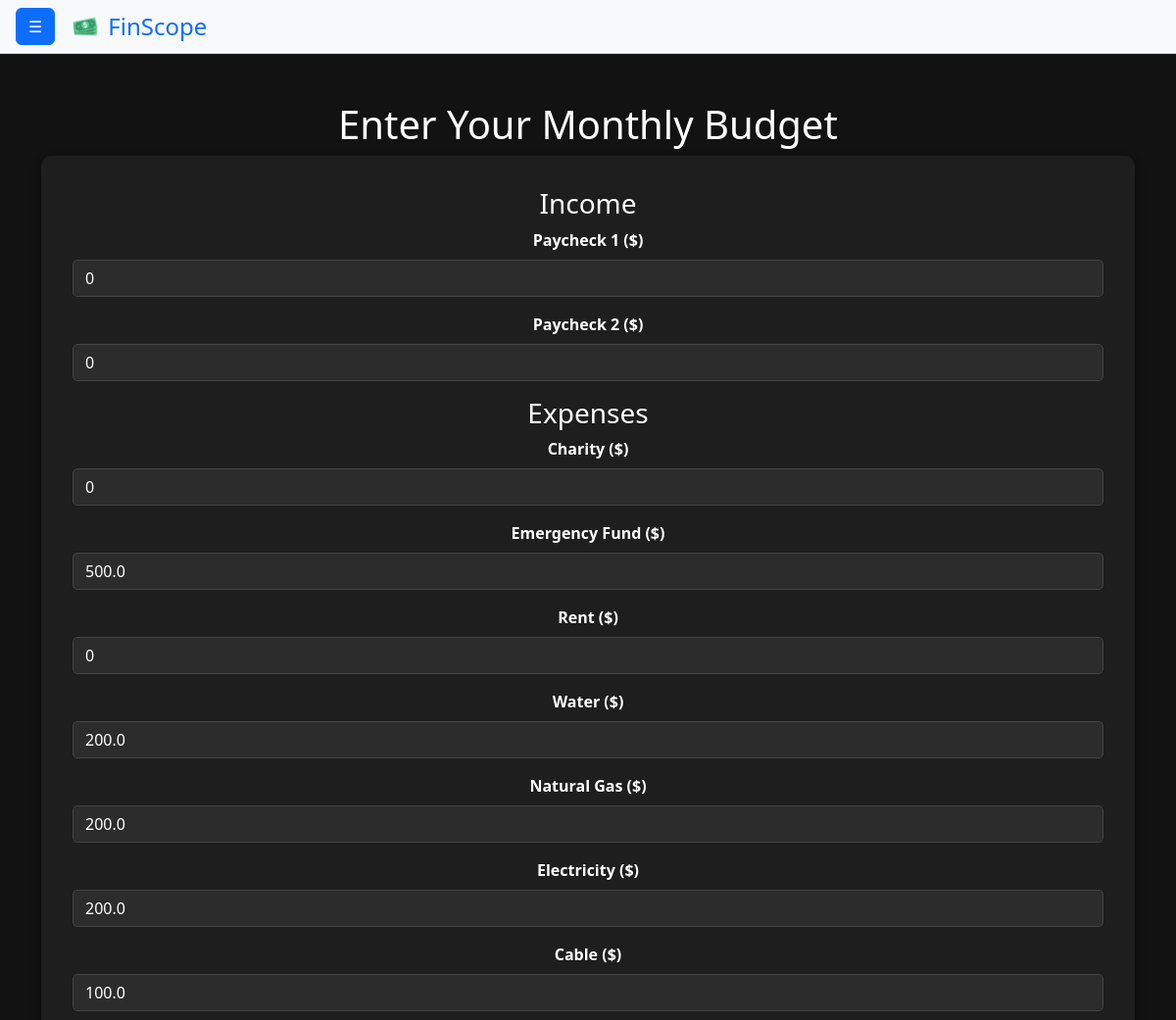
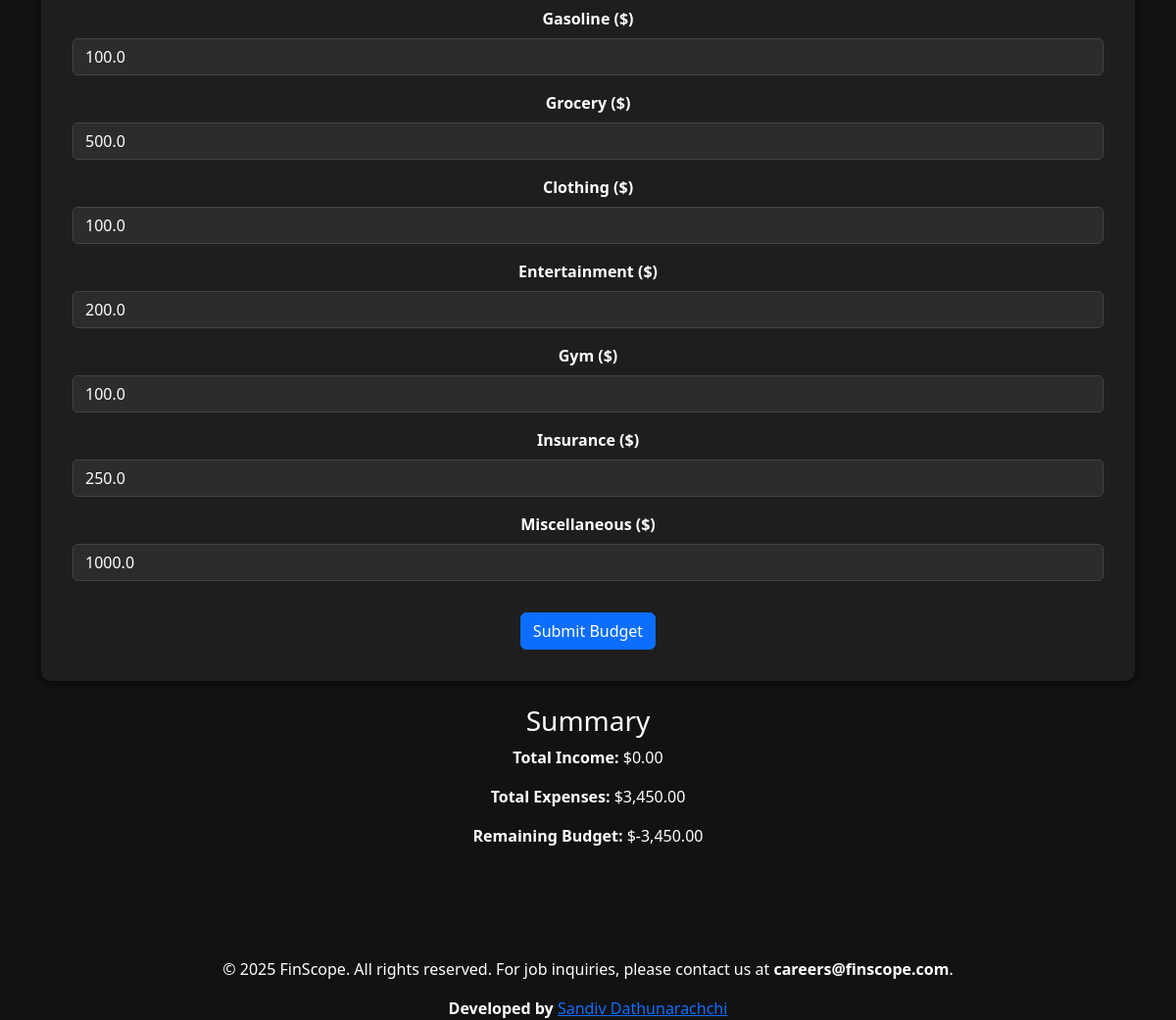
Screenshot of /budget (signed in) with the database file from the repository (2 pictures, top to bottom).
### tables this page shows
CREATE TABLE budgets (
    id INTEGER PRIMARY KEY AUTOINCREMENT,
    user_id INTEGER NOT NULL UNIQUE,
    paycheck1 REAL DEFAULT 0.0,
    paycheck2 REAL DEFAULT 0.0,
    charity REAL DEFAULT 0.0,
    emerFund REAL DEFAULT 0.0,
    rent REAL DEFAULT 0.0,
    water REAL DEFAULT 0.0,
    natgas REAL DEFAULT 0.0,
    electric REAL DEFAULT 0.0,
    cable REAL DEFAULT 0.0,
    gasoline REAL DEFAULT 0.0,
    grocery REAL DEFAULT 0.0,
    cloth REAL DEFAULT 0.0,
    entertain REAL DEFAULT 0.0,
    gym REAL DEFAULT 0.0,
    insurance REAL DEFAULT 0.0,
    miscellaneous REAL DEFAULT 0.0,
    total_expenses REAL DEFAULT 0.0,
    remaining_budget REAL DEFAULT 0.0,
    FOREIGN KEY (user_id) REFERENCES users (id)
);

### app.py (the view)
@app.route("/budget", methods=["GET", "POST"])
@login_required
def budget():
    if request.method == "POST":
        paycheck1 = float(request.form.get("paycheck1", 0) or 0)
        paycheck2 = float(request.form.get("paycheck2", 0) or 0)
        charity = float(request.form.get("charity", 0) or 0)
        emerFund = float(request.form.get("emerFund", 0) or 0)
        rent = float(request.form.get("rent", 0) or 0)
        water = float(request.form.get("water", 0) or 0)
        natgas = float(request.form.get("natgas", 0) or 0)
        electric = float(request.form.get("electric", 0) or 0)
        cable = float(request.form.get("cable", 0) or 0)
        gasoline = float(request.form.get("gasoline", 0) or 0)
        grocery = float(request.form.get("grocery", 0) or 0)
        cloth = float(request.form.get("cloth", 0) or 0)
        entertain = float(request.form.get("entertain", 0) or 0)
        gym = float(request.form.get("gym", 0) or 0)
        insurance = float(request.form.get("insurance", 0) or 0)
        miscellaneous = float(request.form.get("miscellaneous", 0) or 0)
        total_expenses = sum([charity, emerFund, rent, water, natgas, electric, cable,
                             gasoline, grocery, cloth, entertain, gym, insurance, miscellaneous])
        total_income = paycheck1 + paycheck2
        remaining_budget = total_income - total_expenses
        db.execute("""
            INSERT INTO budgets (user_id, paycheck1, paycheck2, charity, emerFund, rent, water, natgas, electric, cable, gasoline, grocery, cloth, entertain, gym, insurance, miscellaneous, total_expenses, remaining_budget)
            VALUES (?, ?, ?, ?, ?, ?, ?, ?, ?, ?, ?, ?, ?, ?, ?, ?, ?, ?, ?)
            ON CONFLICT(user_id) DO UPDATE SET
                paycheck1=excluded.paycheck1,
                paycheck2=excluded.paycheck2,
                charity=excluded.charity,
                emerFund=excluded.emerFund,
                rent=excluded.rent,
                water=excluded.water,
                natgas=excluded.natgas,
                electric=excluded.electric,
                cable=excluded.cable,
                gasoline=excluded.gasoline,
                grocery=excluded.grocery,
                cloth=excluded.cloth,
                entertain=excluded.entertain,
                gym=excluded.gym,
                insurance=excluded.insurance,
                miscellaneous=excluded.miscellaneous,
                total_expenses=excluded.total_expenses,
                remaining_budget=excluded.remaining_budget
        """, session["user_id"], paycheck1, paycheck2, charity, emerFund, rent, water, natgas, electric, cable, gasoline, grocery, cloth, entertain, gym, insurance, miscellaneous, total_expenses, remaining_budget)
        return redirect("/budget")
    else:
        rows = db.execute("SELECT * FROM budgets WHERE user_id = ?", session["user_id"])
        budget_data = rows[0] if rows else {
            "paycheck1": 0, "paycheck2": 0, "charity": 0, "emerFund": 0, "rent": 0,
            "water": 0, "natgas": 0, "electric": 0, "cable": 0, "gasoline": 0,
            "grocery": 0, "cloth": 0, "entertain": 0, "gym": 0, "insurance": 0,
            "miscellaneous": 0, "total_expenses": 0, "remaining_budget": 0
        }
        return render_template("budget.html", budget=budget_data)

### app.py (called while the page is built)
@app.after_request
def after_request(response):
    response.headers["Cache-Control"] = "no-cache, no-store, must-revalidate"
    response.headers["Expires"] = 0
    response.headers["Pragma"] = "no-cache"
    return response

@app.context_processor
def inject_year():
    return {'year': datetime.now().year}

### helpers.py (called while the page is built)
def login_required(f):
    @wraps(f)
    def decorated_function(*args, **kwargs):
        if session.get("user_id") is None:
            return redirect("/login")
        return f(*args, **kwargs)
    return decorated_function

def usd(value):
    return f"${value:,.2f}"

### templates/budget.html (shortened to what this page needs)
{% extends "layout.html" %}
{% block main %}
    <h1>Enter Your Monthly Budget</h1>
    <form action="/budget" method="post" class="budget-form">
        <h3>Income</h3>
        <div class="mb-3">
            <label for="paycheck1" class="form-label">Paycheck 1 ($)</label>
            <input type="number" class="form-control" id="paycheck1" name="paycheck1" value="{{ budget.paycheck1 or 0 }}" step="0.01" placeholder="Enter first paycheck" required>
        </div>
        <div class="mb-3">
            <label for="paycheck2" class="form-label">Paycheck 2 ($)</label>
            <input type="number" class="form-control" id="paycheck2" name="paycheck2" value="{{ budget.paycheck2 or 0 }}" step="0.01" placeholder="Enter second paycheck" required>
        </div>
        <h3>Expenses</h3>
        <div class="mb-3">
            <label for="charity" class="form-label">Charity ($)</label>
            <input type="number" class="form-control expense-input" id="charity" name="charity" value="{{ budget.charity or 0 }}" step="0.01" placeholder="0.00">
        </div>
        <div class="mb-3">
            <label for="emerFund" class="form-label">Emergency Fund ($)</label>
            <input type="number" class="form-control expense-input" id="emerFund" name="emerFund" value="{{ budget.emerFund or 0 }}" step="0.01" placeholder="0.00">
        </div>
        <div class="mb-3">
            <label for="rent" class="form-label">Rent ($)</label>
            <input type="number" class="form-control expense-input" id="rent" name="rent" value="{{ budget.rent or 0 }}" step="0.01" placeholder="0.00">
        </div>
        <div class="mb-3">
            <label for="water" class="form-label">Water ($)</label>
            <input type="number" class="form-control expense-input" id="water" name="water" value="{{ budget.water or 0 }}" step="0.01" placeholder="0.00">
        </div>
        <div class="mb-3">
            <label for="natgas" class="form-label">Natural Gas ($)</label>
            <input type="number" class="form-control expense-input" id="natgas" name="natgas" value="{{ budget.natgas or 0 }}" step="0.01" placeholder="0.00">
        </div>
        <div class="mb-3">
            <label for="electric" class="form-label">Electricity ($)</label>
            <input type="number" class="form-control expense-input" id="electric" name="electric" value="{{ budget.electric or 0 }}" step="0.01" placeholder="0.00">
        </div>
        <div class="mb-3">
            <label for="cable" class="form-label">Cable ($)</label>
            <input type="number" class="form-control expense-input" id="cable" name="cable" value="{{ budget.cable or 0 }}" step="0.01" placeholder="0.00">
        </div>
        <div class="mb-3">
            <label for="gasoline" class="form-label">Gasoline ($)</label>
            <input type="number" class="form-control expense-input" id="gasoline" name="gasoline" value="{{ budget.gasoline or 0 }}" step="0.01" placeholder="0.00">
        </div>
        <div class="mb-3">
            <label for="grocery" class="form-label">Grocery ($)</label>
            <input type="number" class="form-control expense-input" id="grocery" name="grocery" value="{{ budget.grocery or 0 }}" step="0.01" placeholder="0.00">
        </div>
        <div class="mb-3">
            <label for="cloth" class="form-label">Clothing ($)</label>
            <input type="number" class="form-control expense-input" id="cloth" name="cloth" value="{{ budget.cloth or 0 }}" step="0.01" placeholder="0.00">
        </div>
        <div class="mb-3">
            <label for="entertain" class="form-label">Entertainment ($)</label>
            <input type="number" class="form-control expense-input" id="entertain" name="entertain" value="{{ budget.entertain or 0 }}" step="0.01" placeholder="0.00">
        </div>
        <div class="mb-3">
            <label for="gym" class="form-label">Gym ($)</label>
            <input type="number" class="form-control expense-input" id="gym" name="gym" value="{{ budget.gym or 0 }}" step="0.01" placeholder="0.00">
        </div>
        <div class="mb-3">
            <label for="insurance" class="form-label">Insurance ($)</label>
            <input type="number" class="form-control expense-input" id="insurance" name="insurance" value="{{ budget.insurance or 0 }}" step="0.01" placeholder="0.00">
        </div>
        <div class="mb-3">
            <label for="miscellaneous" class="form-label">Miscellaneous ($)</label>
            <input type="number" class="form-control expense-input" id="miscellaneous" name="miscellaneous" value="{{ budget.miscellaneous or 0 }}" step="0.01" placeholder="0.00">
        </div>
        <button type="submit" class="btn btn-primary">Submit Budget</button>
    </form>
    {% if budget.remaining_budget is not none %}
        <h3 class="mt-4">Summary</h3>
        <p><strong>Total Income:</strong> {{ (budget.paycheck1 | default(0) + budget.paycheck2 | default(0)) | usd }}</p>
        <p><strong>Total Expenses:</strong> {{ budget.total_expenses | usd }}</p>
        <p><strong>Remaining Budget:</strong> {{ budget.remaining_budget | usd }}</p>
    {% endif %}
{% endblock %}

### static/styles.css (style rules this page uses)
body { background-color: #121212; color: #ffffff; }
.budget-form { background-color: #1e1e1e; padding: 2em; border-radius: 10px; box-shadow: 0 4px 8px rgba(0, 0, 0, 0.5); }
.budget-form .form-label { font-weight: bold; color: #ffffff; }
.budget-form .form-control { background-color: #2c2c2c; color: #ffffff; border: 1px solid #444444; border-radius: 5px; margin-bottom: 1em; }
.budget-form .btn { margin-top: 1em; }

### rows the page displays
budgets: paycheck1 "0", paycheck2 "0", charity "0", emerFund "500.0", rent "0", water "200.0", natgas "200.0", electric "200.0", cable "100.0", gasoline "100.0", grocery "500.0", cloth "100.0", entertain "200.0", gym "100.0", insurance "250.0", miscellaneous "1000.0", paycheck1+paycheck2 "$0.00", total_expenses "$3,450.00", remaining_budget "$-3,450.00"
